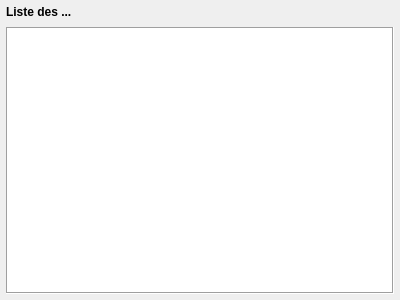
<?xml version="1.0" encoding="UTF-8"?>
<ui version="4.0">
 <class>PageOverview</class>
 <widget class="QWidget" name="PageOverview">
  <property name="geometry">
   <rect>
    <x>0</x>
    <y>0</y>
    <width>400</width>
    <height>300</height>
   </rect>
  </property>
  <property name="windowTitle">
   <string>Form</string>
  </property>
  <layout class="QGridLayout" name="gridLayout">
   <property name="leftMargin">
    <number>6</number>
   </property>
   <property name="topMargin">
    <number>2</number>
   </property>
   <property name="rightMargin">
    <number>6</number>
   </property>
   <property name="bottomMargin">
    <number>6</number>
   </property>
   <property name="horizontalSpacing">
    <number>3</number>
   </property>
   <property name="verticalSpacing">
    <number>5</number>
   </property>
   <item row="0" column="0">
    <widget class="QLabel" name="labelTitle">
     <property name="minimumSize">
      <size>
       <width>0</width>
       <height>20</height>
      </size>
     </property>
     <property name="font">
      <font>
       <weight>75</weight>
       <bold>true</bold>
      </font>
     </property>
     <property name="toolTip">
      <string notr="true"/>
     </property>
     <property name="text">
      <string>Liste des ...</string>
     </property>
    </widget>
   </item>
   <item row="1" column="0">
    <widget class="QTableWidget" name="table">
     <property name="font">
      <font>
       <pointsize>8</pointsize>
      </font>
     </property>
     <property name="frameShape">
      <enum>QFrame::Box</enum>
     </property>
     <property name="editTriggers">
      <set>QAbstractItemView::NoEditTriggers</set>
     </property>
     <property name="showDropIndicator" stdset="0">
      <bool>false</bool>
     </property>
     <property name="dragDropOverwriteMode">
      <bool>false</bool>
     </property>
     <property name="selectionMode">
      <enum>QAbstractItemView::SingleSelection</enum>
     </property>
     <property name="selectionBehavior">
      <enum>QAbstractItemView::SelectRows</enum>
     </property>
     <property name="textElideMode">
      <enum>Qt::ElideMiddle</enum>
     </property>
     <property name="horizontalScrollMode">
      <enum>QAbstractItemView::ScrollPerPixel</enum>
     </property>
     <property name="sortingEnabled">
      <bool>true</bool>
     </property>
     <attribute name="horizontalHeaderDefaultSectionSize">
      <number>110</number>
     </attribute>
     <attribute name="horizontalHeaderMinimumSectionSize">
      <number>18</number>
     </attribute>
     <attribute name="horizontalHeaderShowSortIndicator" stdset="0">
      <bool>true</bool>
     </attribute>
     <attribute name="verticalHeaderDefaultSectionSize">
      <number>20</number>
     </attribute>
     <attribute name="verticalHeaderMinimumSectionSize">
      <number>19</number>
     </attribute>
    </widget>
   </item>
  </layout>
 </widget>
 <resources/>
 <connections/>
</ui>
